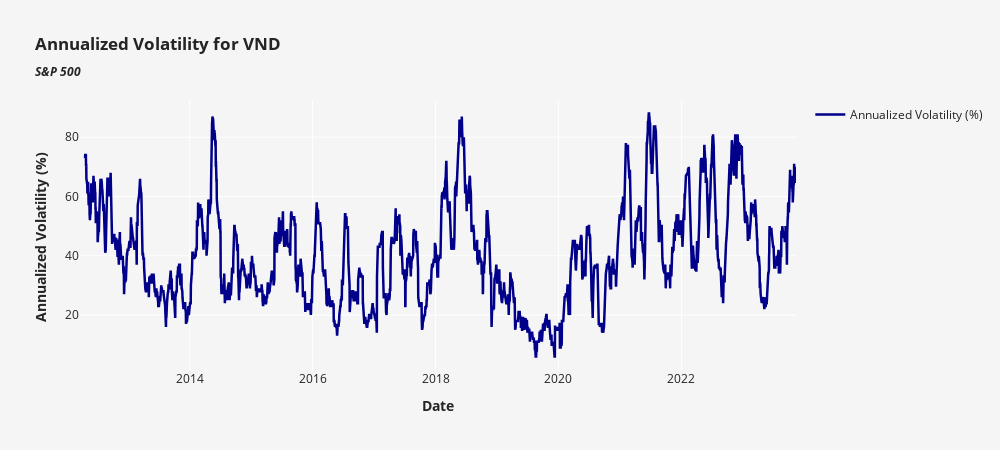

Source (notebook cell):
### Code cell
plot_volatility(symbol, 'annualized_vol')

### Figure 1 — Plotly figure (JSON) as saved in the notebook; plotly's stock layout.template omitted (floating-point values rounded to 4 significant figures; data arrays with more than 128 entries replaced by an {"elided": "..."} marker saying what was removed)
{"data": [{"line": {"color": "darkblue", "width": 2.5}, "mode": "lines", "name": "Annualized Volatility (%)", "type": "scatter", "x": {"elided": "2901 str values"}, "y": {"elided": "2901 float values"}}], "layout": {"height": 450, "paper_bgcolor": "#F6F5F5", "plot_bgcolor": "#F6F5F5", "showlegend": true, "title": {"text": "<b>Annualized Volatility for VND <br><i><sub>S&P 500</sub></i></b>", "x": 0.035, "xanchor": "left"}, "width": 1000, "xaxis": {"rangeslider": {"visible": false}, "title": {"text": "<b>Date</b>"}}, "yaxis": {"title": {"text": "<b>Annualized Volatility (%) </b>"}}}}
